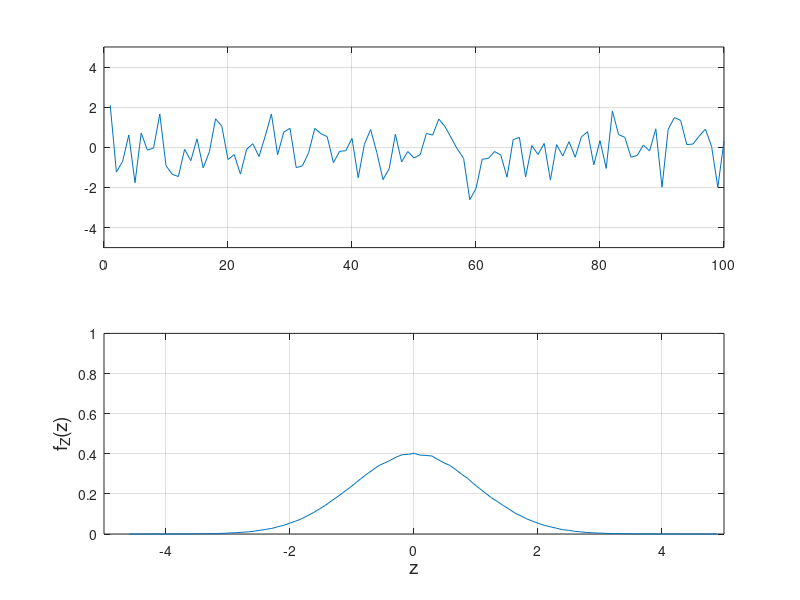

MATLAB code for this plot:
clear all;
close all;

L = 1000000;
z = randn(1,L); %정규 분포 1 * L 만큼 
subplot(2,1,1),plot(z(1:100));
grid;
axis([0 100 -5 5])

[A B] = hist(z,100); %히스토그램에서 [갯수, 도수] = hist(분포,샘플링 간격)
area = (B(2) - B(1)) * sum(A);
pdf = A/area;
subplot(2,1,2),plot(B,pdf); % x축은 도수 , y축은 확률 밀도 함수
xlabel('z','fontsize',14);
ylabel('f_Z(z)','fontsize',14);
grid;
axis([-5 5 0 1]);
